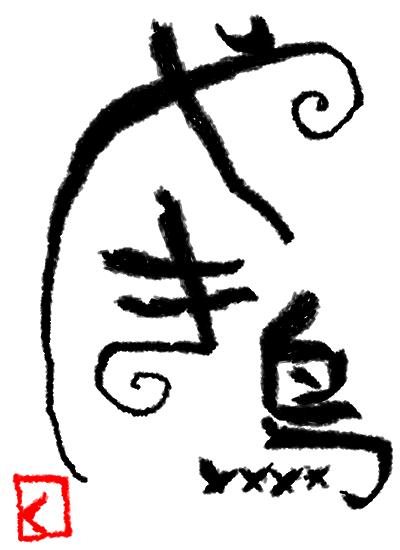
#> input picture test.png, 400 x 550 px
$ python cut-resize.py
#> lines starting #> are read from the running program, lines starting #| are printed output that depends on the picture
#画像の１部分だけを切り取ってリサイズ
import matplotlib.pyplot as plt
import cv2

#画像を読み込む
img = cv2.imread("test.png")
#> img is the input picture: shape (550, 400, 3); mean B, G, R 209, 209, 211
#画像の一部分を切り取る  *画像の左上が(0,0)となる座標軸
im2 = img[150:450, 150:450]
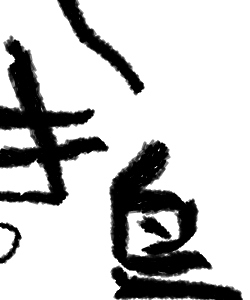
#> im2: shape (300, 250, 3); min 0, max 255, mean 195.5
#画像をリサイズ
im2 = cv2.resize(im2, (400,400))
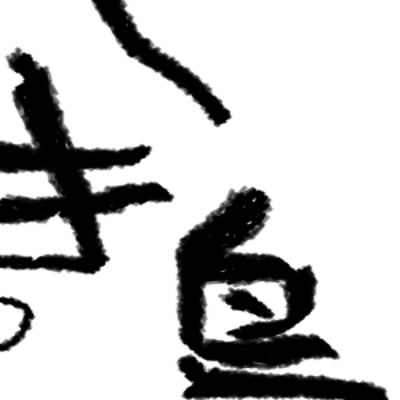
#> im2: shape (400, 400, 3); min 0, max 255, mean 195.5
#リサイズした画像を保存
cv2.imwrite("cut-resize.png",im2)

#画像を表示
plt.imshow(cv2.cvtColor(im2, cv2.COLOR_BGR2RGB))
plt.show()
